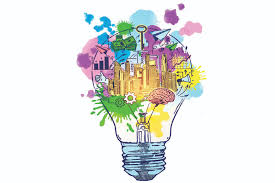
#> input picture openCV/Images/img5.jpg, 275 x 183 px
$ python 13.thresh.py
#> lines starting #> are read from the running program, lines starting #| are printed output that depends on the picture; after the words box and inside, x2 and y2 are one past the last pixel; in counts of white or black regions, pixels touching at a corner belong together
import numpy as np
import cv2 as cv

img = cv.imread("Images/img5.jpg")
#> img is the input picture: shape (183, 275, 3); mean B, G, R 228.6, 231.3, 230.2
cv.imshow("original",img)

gray=cv.cvtColor(img,cv.COLOR_BGR2GRAY)
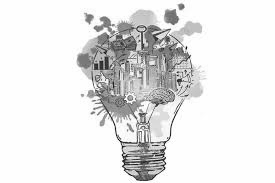
#> gray: shape (183, 275); min 3, max 255, mean 230.8
cv.imshow("grayscale",gray)

#Simple Thresholding
threshold,thresh=cv.threshold(gray,225,255,cv.THRESH_BINARY)
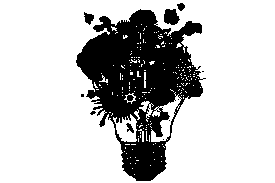
#> thresh: shape (183, 275); 77.2% white; 11 black regions (6 under 20 px), largest, box (x1, y1, x2, y2) and area: (76, 9, 206, 181) 11100, (164, 9, 180, 25) 194, (84, 12, 94, 25) 80, (177, 3, 185, 11) 44, (126, 123, 134, 133) 42
cv.imshow('Thresh',thresh)

threshold,thresh_inv=cv.threshold(gray,225,255,cv.THRESH_BINARY_INV)
cv.imshow('Thresh Inv',thresh_inv)

#adaptive thresholding

ad_thresh=cv.adaptiveThreshold(gray,255,cv.ADAPTIVE_THRESH_GAUSSIAN_C,cv.THRESH_BINARY_INV,11,3)
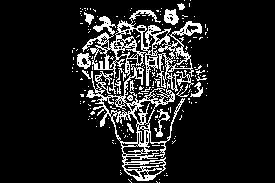
#> ad_thresh: shape (183, 275); 12.6% white in thin lines or dots, all inside (x1, y1, x2, y2) = (72, 0, 208, 183)
cv.imshow('Thresh Inv1',ad_thresh)

cv.waitKey(0)

$ run again, with openCV/Images/img1.jpg copied over openCV/Images/img5.jpg
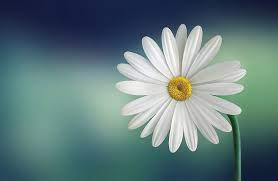
#> input picture openCV/Images/img1.jpg, 278 x 181 px
#> img is the input picture: shape (181, 278, 3); mean B, G, R 124.4, 122.5, 97.6
#> `threshold,thresh=cv.threshold(gray,225,255,cv.THRESH_BINARY)`:
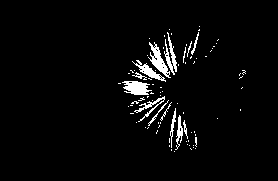
#> thresh: shape (181, 278); 3.5% white; 84 white regions (70 under 20 px), largest, box (x1, y1, x2, y2) and area: (148, 42, 171, 78) 286, (122, 81, 152, 95) 284, (164, 32, 177, 75) 213
#> `ad_thresh=cv.adaptiveThreshold(gray,255,cv.ADAPTIVE_THRESH_GAUSSIAN_C,..`:
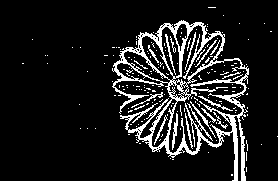
#> ad_thresh: shape (181, 278); 11.7% white in thin lines or dots, all inside (x1, y1, x2, y2) = (22, 7, 278, 181)

$ run again, with openCV/Images/img3.jpg copied over openCV/Images/img5.jpg
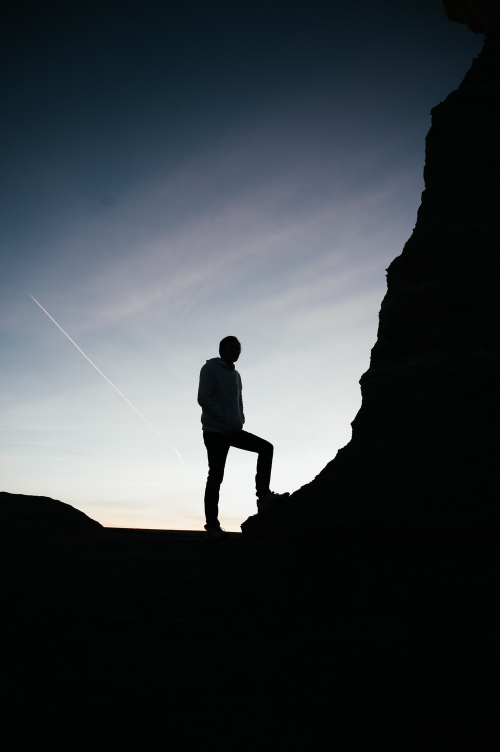
#> input picture openCV/Images/img3.jpg, 1000 x 1503 px (shown at 1/2 size)
#> img is the input picture: shape (1503, 1000, 3); mean B, G, R 70.1, 65.6, 59.4
#> `threshold,thresh=cv.threshold(gray,225,255,cv.THRESH_BINARY)`:
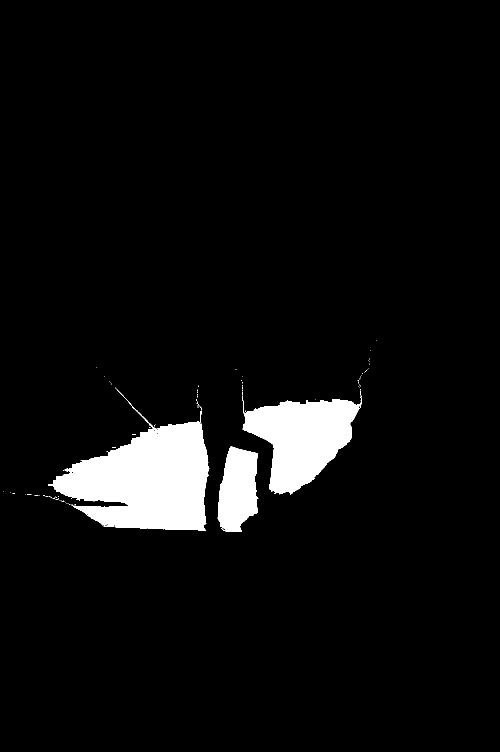
#> thresh: shape (1503, 1000) (shown at 1/2 size); 5.6% white; 92 white regions (89 under 20 px), largest, box (x1, y1, x2, y2) and area: (96, 775, 419, 1061) 46196, (485, 791, 723, 990) 26565, (435, 893, 517, 1064) 10425
#> `ad_thresh=cv.adaptiveThreshold(gray,255,cv.ADAPTIVE_THRESH_GAUSSIAN_C,..`:
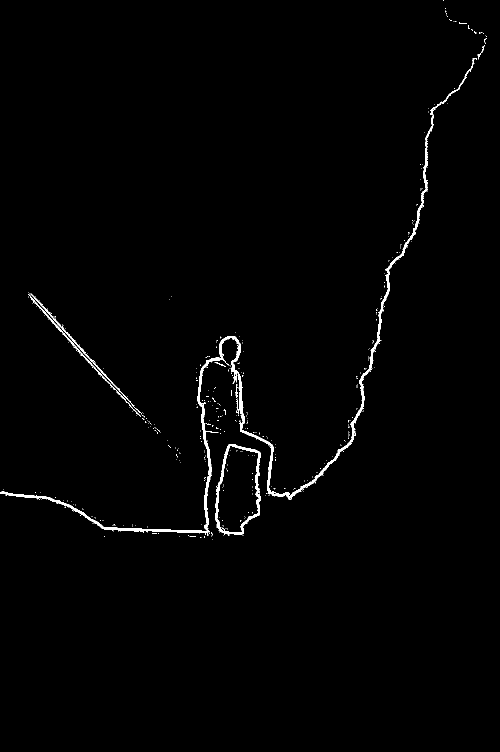
#> ad_thresh: shape (1503, 1000) (shown at 1/2 size); 1% white; 512 white regions (499 under 20 px), largest, box (x1, y1, x2, y2) and area: (0, 116, 954, 1070) 10469, (430, 888, 522, 1070) 2206, (61, 587, 281, 826) 778
